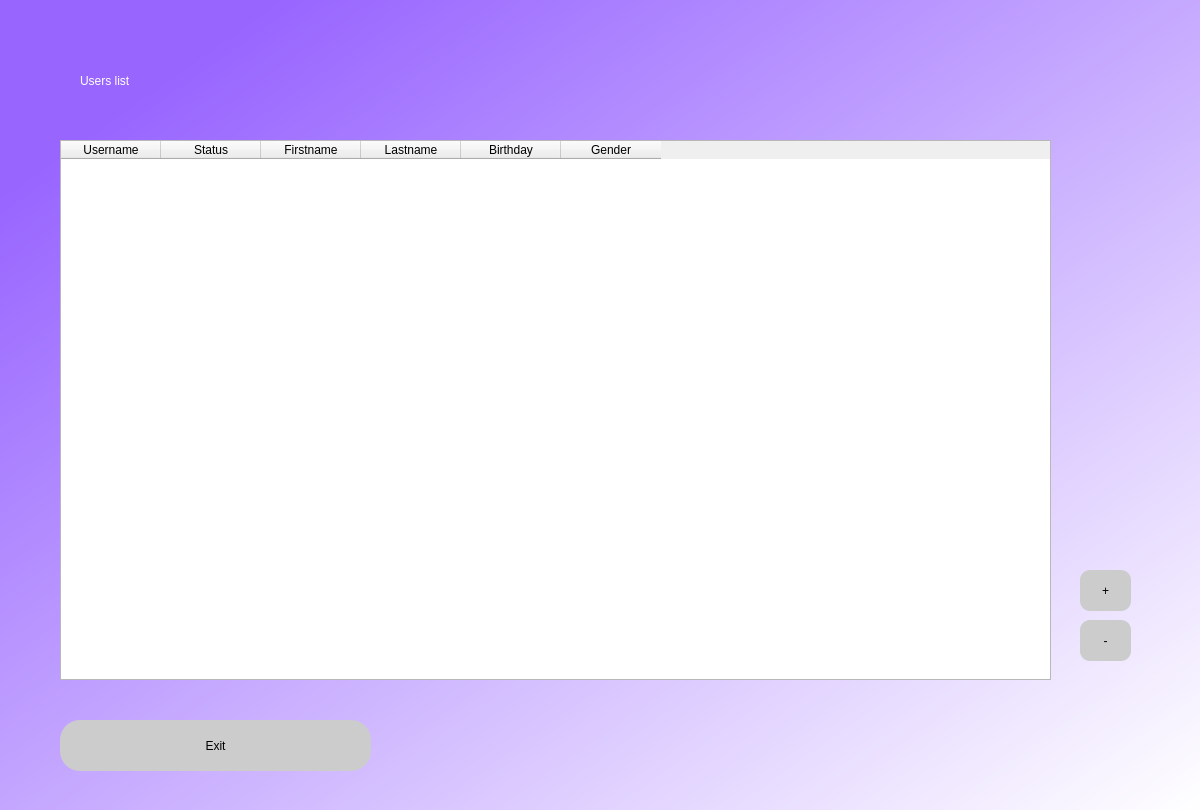
<?xml version="1.0" encoding="UTF-8"?>
<ui version="4.0">
 <class>Dialog</class>
 <widget class="QDialog" name="Dialog">
  <property name="geometry">
   <rect>
    <x>0</x>
    <y>0</y>
    <width>1200</width>
    <height>810</height>
   </rect>
  </property>
  <property name="windowTitle">
   <string>Dialog</string>
  </property>
  <widget class="QWidget" name="bgwidget" native="true">
   <property name="geometry">
    <rect>
     <x>0</x>
     <y>0</y>
     <width>1200</width>
     <height>811</height>
    </rect>
   </property>
   <property name="styleSheet">
    <string notr="true">QWidget#bgwidget{
background-color:qlineargradient(spread:pad, x1:0.093, y1:0.141636, x2:0.995, y2:1, stop:0 rgba(152, 101, 255, 255), stop:1 rgba(255, 255, 255, 255));}</string>
   </property>
   <widget class="QLabel" name="label">
    <property name="geometry">
     <rect>
      <x>80</x>
      <y>30</y>
      <width>381</width>
      <height>101</height>
     </rect>
    </property>
    <property name="styleSheet">
     <string notr="true">font: 36pt &quot;MS Shell Dlg 2&quot;; color:rgb(255, 255, 255)</string>
    </property>
    <property name="text">
     <string>Users list</string>
    </property>
   </widget>
   <widget class="QPushButton" name="ContinueFill">
    <property name="geometry">
     <rect>
      <x>60</x>
      <y>720</y>
      <width>311</width>
      <height>51</height>
     </rect>
    </property>
    <property name="styleSheet">
     <string notr="true">border-radius:20px;
background-color: rgb(204, 204, 204);
font: 14pt &quot;MS Shell Dlg 2&quot;;

</string>
    </property>
    <property name="text">
     <string>Exit</string>
    </property>
   </widget>
   <widget class="QLabel" name="error">
    <property name="geometry">
     <rect>
      <x>900</x>
      <y>90</y>
      <width>271</width>
      <height>21</height>
     </rect>
    </property>
    <property name="styleSheet">
     <string notr="true">font: 12pt &quot;MS Shell Dlg 2&quot;; color:red;</string>
    </property>
    <property name="text">
     <string/>
    </property>
   </widget>
   <widget class="QTableWidget" name="tableWidget">
    <property name="geometry">
     <rect>
      <x>60</x>
      <y>140</y>
      <width>991</width>
      <height>540</height>
     </rect>
    </property>
    <column>
     <property name="text">
      <string>Username</string>
     </property>
    </column>
    <column>
     <property name="text">
      <string>Status</string>
     </property>
    </column>
    <column>
     <property name="text">
      <string>Firstname</string>
     </property>
    </column>
    <column>
     <property name="text">
      <string>Lastname</string>
     </property>
    </column>
    <column>
     <property name="text">
      <string>Birthday</string>
     </property>
    </column>
    <column>
     <property name="text">
      <string>Gender</string>
     </property>
    </column>
   </widget>
   <widget class="QPushButton" name="pushButton">
    <property name="geometry">
     <rect>
      <x>1080</x>
      <y>570</y>
      <width>51</width>
      <height>41</height>
     </rect>
    </property>
    <property name="styleSheet">
     <string notr="true">background-color: rgb(204, 204, 204);
font: 14pt &quot;MS Shell Dlg 2&quot;;
border-radius:10px;</string>
    </property>
    <property name="text">
     <string>+</string>
    </property>
   </widget>
   <widget class="QPushButton" name="pushButton_2">
    <property name="geometry">
     <rect>
      <x>1080</x>
      <y>620</y>
      <width>51</width>
      <height>41</height>
     </rect>
    </property>
    <property name="styleSheet">
     <string notr="true">background-color: rgb(204, 204, 204);
font: 20pt &quot;MS Shell Dlg 2&quot;;
border-radius:10px;</string>
    </property>
    <property name="text">
     <string>-</string>
    </property>
   </widget>
  </widget>
 </widget>
 <resources/>
 <connections/>
</ui>
